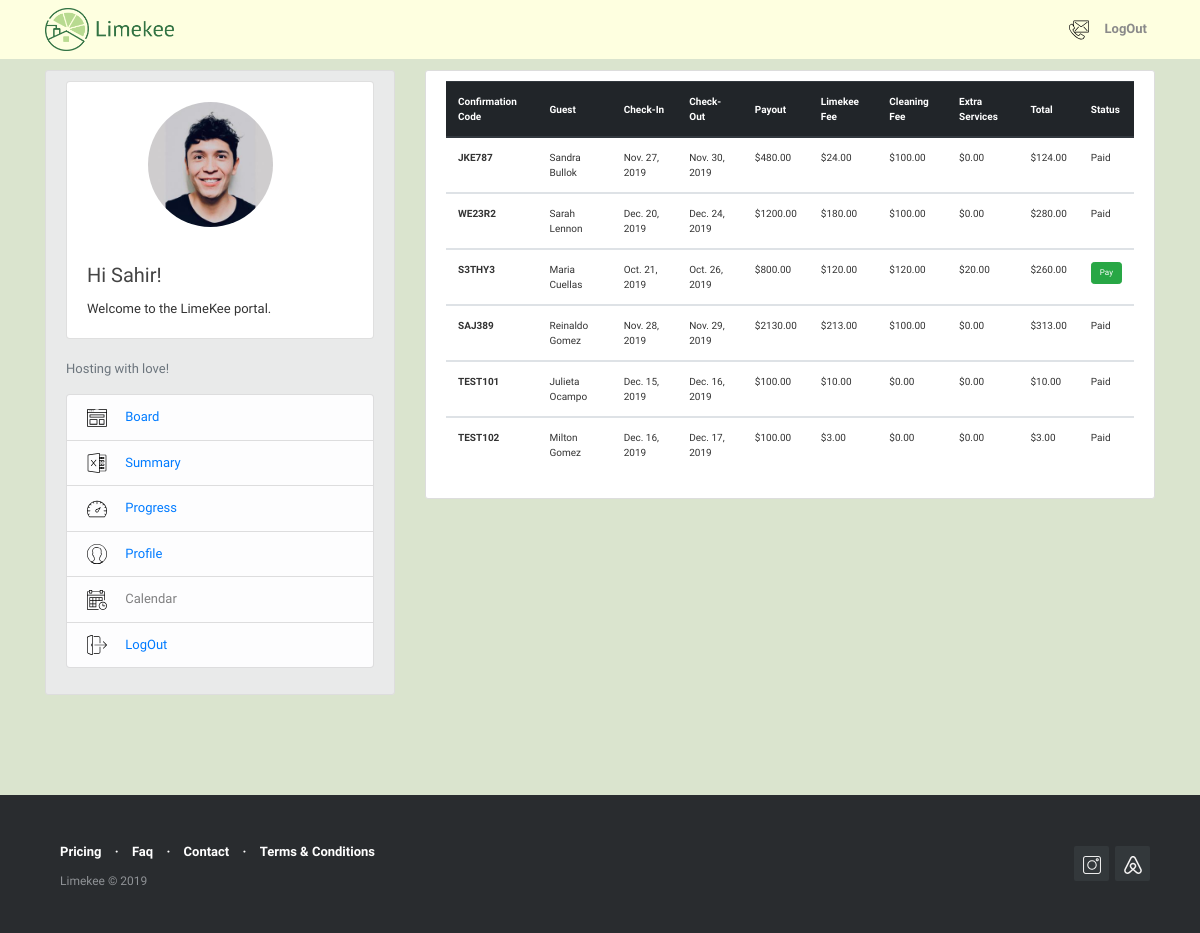
The app's page /reservation/reservations_summary/ (signed in) with its own data.
### users/models.py (models this page shows, shortened)
class Profile(models.Model):
    user = models.OneToOneField(User, on_delete = models.CASCADE)
    first_name = models.CharField(max_length=30, blank=False)
    last_name = models.CharField(max_length=30, blank=False)
    phone_number = models.IntegerField(blank=True, null=True)
    image = models.ImageField (default = 'default.png', upload_to='profile_pics')

### reservations/models.py (models this page shows, shortened)
class Reservations(models.Model):
    confirmation_code = models.CharField(max_length=12, primary_key=True)
    host = models.ForeignKey(User, on_delete=models.CASCADE)
    guest = models.CharField(max_length=120)
    check_in = models.DateField(default=date.today)
    check_out = models.DateField(default=date.today)
    price = models.DecimalField(decimal_places=2, max_digits=1000)
    limekee_fee = models.DecimalField(decimal_places=2, max_digits=1000, blank=True, null=False, default=0)
    cleaning_fee = models.DecimalField (decimal_places=2, max_digits=1000, blank=True, null=False, default=0)
    extra_fee = models.DecimalField (decimal_places=2, max_digits=1000, blank=True, null=False, default=0)
    total_due = models.DecimalField( decimal_places=2, max_digits=1000, default=0)
    notes = models.TextField(blank=True,null=False)
    paid = models.BooleanField(default=False)
    @property
    def total_due(self):
        return (self.limekee_fee + self.cleaning_fee + self.extra_fee)
    class Meta:
        permissions = [
            ("create_reservation", "Can create new reservation"),
        ]

### reservations/views.py (the view)
# urls.py: path('reservations_summary/', views.summary, name='reservations-summary'),
@login_required()
def summary (request):
    my_user_profile = User.objects.filter(username=request.user).first()
    context = {
        'reservations': Reservations.objects.filter(host=my_user_profile)
        }
    return render(request, 'reservations/reservations_summary.html', context )

### reservations/templates/reservations/reservations_summary.html
{% extends "blog/base.html" %}
{% block content %}
        <div class="col-md-14">
          <div class="content-section">
              <div class="table-responsive" style="font-size: 10px">
              <table class="table table-hover">
                  <thead class="thead-dark">
                      <tr>
                          <th scope="col" class="align-middle">Confirmation Code</th>
                          <th scope="col" class="align-middle">Guest</th>
                          <th scope="col" class="align-middle">Check-In</th>
                          <th scope="col" class="align-middle">Check-Out</th>
                          <th scope="col" class="align-middle">Payout</th>
                          <th scope="col" class="align-middle">Limekee Fee</th>
                          <th scope="col" class="align-middle">Cleaning Fee</th>
                          <th scope="col" class="align-middle">Extra Services</th>
                          <th scope="col" class="align-middle">Total</th>
                          <th scope="col" class="align-middle">Status </th>
                      </tr>
                  </thead>
                  {% for reservation in reservations %}
                  <tbody>
                      <tr>
                          <th scope="row">{{ reservation.confirmation_code }}</th>
                          <td>{{ reservation.guest }}</td>
                          <td>{{ reservation.check_in }}</td>
                          <td>{{ reservation.check_out }}</td>
                          <td>${{ reservation.price }}</td>
                          <td>${{ reservation.limekee_fee }}</td>
                          <td>${{ reservation.cleaning_fee }}</td>
                          <td>${{ reservation.extra_fee }}</td>
                          <td>${{ reservation.total_due }}</td>
                          {% if reservation.paid  %}
                          <td>Paid</td>
                          {% else %}
                          <td>
                              <a href="{% url 'reservation-detail' reservation.pk %}">
                                <button type="button" class="btn btn-success btn-sm" style="font-size:8px">Pay</button>
                              </a>
                          </td>
                          {% endif %}
                     </tr>
                 </tbody>
                 {% endfor %}
             </table>
             </div>
           </div>
         </div>
{% endblock content %}

### blog/templates/blog/base.html (shortened to what this page needs)
{% load static %}
<!DOCTYPE html>
<html>
  <head>
    <link rel="stylesheet" href="https://maxcdn.bootstrapcdn.com/bootstrap/4.0.0/css/bootstrap.min.css">
    <link rel="stylesheet" type="text/css" href="{% static 'blog/main2.css' %}">
	<link rel="stylesheet" type="text/css" href="{% static 'blog/footer-distributed1.css' %}">
  </head>
   <body>
     <header class="site-header">
        <nav class="navbar navbar-expand-md navbar-light bg-steel fixed-top" >
         <div class="container" style="font-weight: bold;">
            <a class="navbar-brand mr-4" href="https://www.limekee.com">
                <img src="/media/limekee_logo.png" style="width:130px; height:43px; margin-top:5px; margin-bottom:5px;" title="Limekee" alt="Limekee Logo">
            </a>
            <div class="collapse navbar-collapse" id="navbarToggle">
            <div class="navbar-nav">
              {% if user.is_authenticated %}
                <a class="nav-item nav-link font-weight-bold" href="https://www.limekee.com/contact"><img src="/media/svg/contact.svg" style="width:20px; height:20px; " alt="Contact us"> </a>
                <a class="nav-item nav-link font-weight-bold" href="{% url 'logout' %}">LogOut</a>
              {% else %}
                <a class="nav-item nav-link font-weight-bold" href="{% url 'login' %}">Login </a>
                <a class="nav-item nav-link font-weight-bold" href="{% url 'register' %}"> Sign Up</a>
              {% endif %}
            </div>
          </div>
        </div>
      </nav>
  </header>
  <main role="main" class="container">
  <div class="row">
      <div class="col-md-4">
        <div class="content-section" style="background-color:#E9EAEA">
            <div class="card" >
                <br>
                <div style="text-align: center;">
                {% if user.is_authenticated %}
                  <img class="rounded-circle account-img" src="{{user.profile.image.url}}" alt="Author picture">
                {% else %}
                  <img src="/media/key1.svg" class="card-img-top" style="width:150px; height:150px; text-align: center" alt="Limekee">
                {% endif %}
                </div>
                <div class="card-body">
                    <h5 class="card-title">Hi {{ user.username }}!</h5>
                    <p class="card-text">Welcome to the LimeKee portal.</p>
                </div>
            </div>
            {% if user.is_authenticated %}
              <div class="media" >
                <div class="media-body" >
                    <br>
                    <p class='text-muted'>Hosting with love!
                      <ul class="list-group">
                        <li class="list-group-item list-group-item-light"><img src="/media/svg/004-browser.svg" style="width:20px; height:20px; margin-right: 15px" alt="icon"> <a href="{% url 'reservation-home' %}">     Board</a></li>
                        <li class="list-group-item list-group-item-light"><img src="/media/svg/007-excel.svg" style="width:20px; height:20px;margin-right: 15px " alt="icon"> <a href="{% url 'reservations-summary' %}">     Summary</a></li>
                        <li class="list-group-item list-group-item-light"><img src="/media/svg/005-dashboard.svg" style="width:20px; height:20px; margin-right: 15px" alt="icon"> <a href="{% url 'reservations-progress' %}">    Progress</a></li>
                        <li class="list-group-item list-group-item-light"><img src="/media/svg/002-man.svg" style="width:20px; height:20px;margin-right: 15px " alt="icon"> <a href="{% url 'profile' %}">    Profile</a></li>
                        <li class="list-group-item list-group-item-light"><img src="/media/svg/003-calendar.svg" style="width:20px; height:20px;margin-right: 15px " alt="icon">    Calendar</li>
                        <li class="list-group-item list-group-item-light"><img src="/media/svg/006-logout.svg" style="width:20px; height:20px; margin-right: 15px" alt="icon"> <a href="{% url 'logout' %}">    LogOut</a></li>
                      </ul>
                    </p>
                </div>
              </div>
             {% endif %}
        </div>
      </div>
        <div class="col-md-8">
          {% block content %}{% endblock %}
        </div>
    </div>
  </main>
       <footer class="footer-distributed" style="font-family:'Libre Franklin';">
    			<div class="footer-right">
    				<a href="https://www.instagram.com/limekee.ny/"><img src="/media/svg/instagram.svg" style="width:18px; height:18px; " alt="Instagram"></a>
    				<a href="https://www.airbnb.com/"><img src="/media/svg/airbnb.svg" style="width:18px; height:18px; " alt="Airbnb"></a>
    			</div>
    			<div class="footer-left">
    				<p class="footer-links">
    					<a href="https://www.limekee.com/#price-section" style="margin-right:10px; margin-left:10px" > Pricing</a>
    					·
    					<a href="https://www.limekee.com/faq" style="margin-right:10px; margin-left:10px">Faq</a>
    					·
    					<a href="https://www.limekee.com/contact" style="margin-right:10px; margin-left:10px"> Contact</a>
                        ·
    					<a href="https://www.limekee.com/terms-of-service" style="margin-right:10px; margin-left:10px"> Terms & Conditions</a>
    				</p>
    				<p style="margin-right:10px; margin-left:10px">Limekee &copy; 2019</p>
    			</div>
       </footer>
  </body>
</html>

### blog/static/blog/main2.css (style rules this page uses)
body { background: #dae4ce; color: #333333; margin-top: 5rem; }
h1, h2, h3, h4, h5, h6 { color: #444444; }
ul { margin: 0; }
.container { margin-top: -10px; margin-bottom: -10px; }
.bg-steel { background-color: #feffe0; }
.site-header .navbar-nav .nav-link { color: #8a8a8a; }
.nav-item { font: font-weight-bold; }
.content-section { background: #ffffff; padding: 10px 20px; border: 1px solid #dddddd; border-radius: 3px; margin-bottom: 30px; }
.account-img { height: 125px; width: 125px; margin-right: 20px; margin-bottom: 16px; }

### blog/static/blog/footer-distributed1.css (style rules this page uses)
.footer-distributed { background-color: #292c2f; box-shadow: 0 1px 1px 0 rgba(0, 0, 0, 0.12); box-sizing: border-box; width: 100%; text-align: left; font: normal 12px sans-serif; padding: 45px 50px; margin-top: 80px; }
.footer-distributed .footer-left p { color: #8f9296; font-size: 12px; margin: 0; }
.footer-distributed p.footer-links { font-size:13px; font-weight: bold; color: #ffffff; margin: 0 0 10px; padding: 0; }
.footer-distributed p.footer-links a { display:inline-block; line-height: 1.8; text-decoration: none; color: inherit; }
.footer-distributed .footer-right { float: right; margin-top: 6px; max-width: 180px; }
.footer-distributed .footer-right a { display: inline-block; width: 35px; height: 35px; background-color: #33383b; border-radius: 2px; font-size: 20px; color: #ffffff; text-align: center; line-height: 35px; margin-left: 3px; }

### blog/templates/blog/base.html (style rules this page uses)
body { font-family: 'Libre Franklin'; font-size: 13px; }

### records on screen
Reservations: confirmation_code "JKE787", guest "Sandra Bullok", check_in "Nov. 27, 2019", check_out "Nov. 30, 2019", price "480.00", limekee_fee "24.00", cleaning_fee "100.00", extra_fee "0.00", total_due "124.00", paid "Paid"
Reservations: confirmation_code "WE23R2", guest "Sarah Lennon", check_in "Dec. 20, 2019", check_out "Dec. 24, 2019", price "1200.00", limekee_fee "180.00", cleaning_fee "100.00", extra_fee "0.00", total_due "280.00", paid "Paid"
Reservations: confirmation_code "S3THY3", guest "Maria Cuellas", check_in "Oct. 21, 2019", check_out "Oct. 26, 2019", price "800.00", limekee_fee "120.00", cleaning_fee "120.00", extra_fee "20.00", total_due "260.00", paid "Pay"
Reservations: confirmation_code "SAJ389", guest "Reinaldo Gomez", check_in "Nov. 28, 2019", check_out "Nov. 29, 2019", price "2130.00", limekee_fee "213.00", cleaning_fee "100.00", extra_fee "0.00", total_due "313.00", paid "Paid"
Reservations: confirmation_code "TEST101", guest "Julieta Ocampo", check_in "Dec. 15, 2019", check_out "Dec. 16, 2019", price "100.00", limekee_fee "10.00", cleaning_fee "0.00", extra_fee "0.00", total_due "10.00", paid "Paid"
Reservations: confirmation_code "TEST102", guest "Milton Gomez", check_in "Dec. 16, 2019", check_out "Dec. 17, 2019", price "100.00", limekee_fee "3.00", cleaning_fee "0.00", extra_fee "0.00", total_due "3.00", paid "Paid"

### other values on screen
{{ user.username }} "Sahir"
